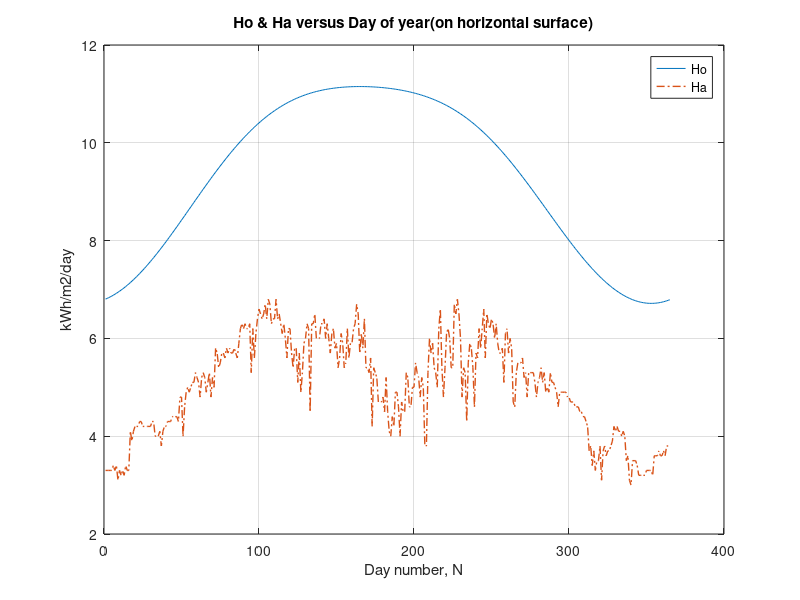
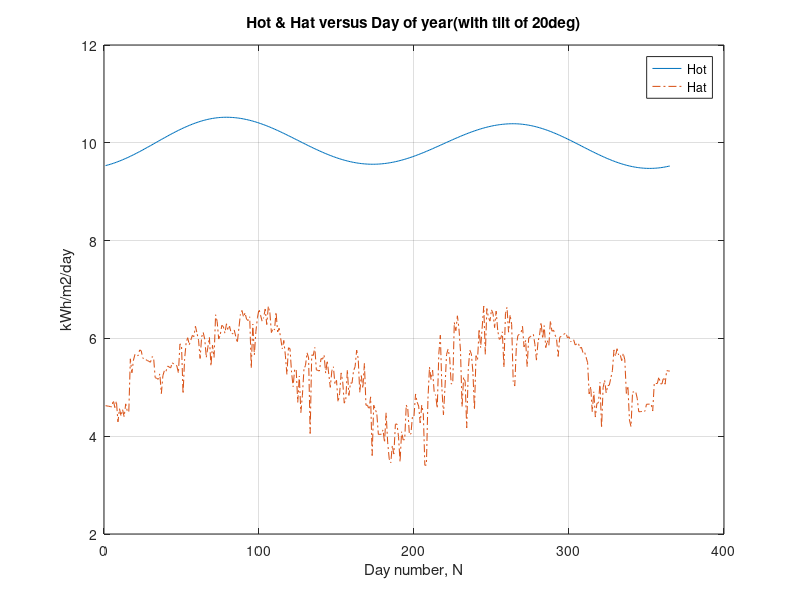
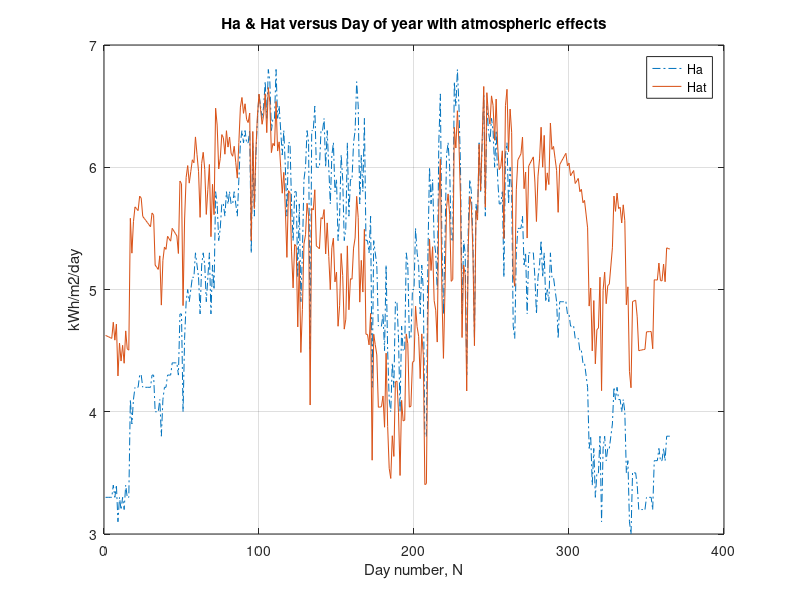
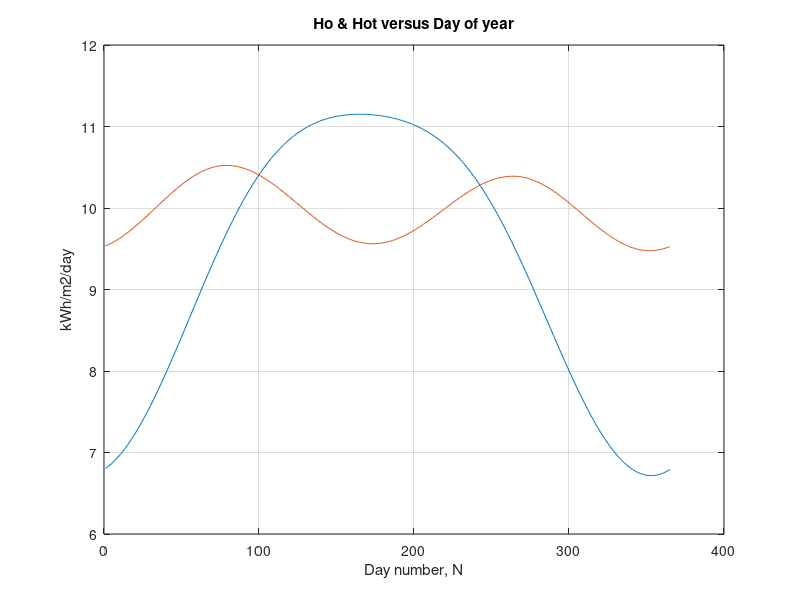

Recreate these plots in MATLAB, in order.
% % % % % % % % % % % % % % % % % % % % % % % % % 
% Description : Calculation of the incident energy on a Tilted surface
%               given the latitude and day number. (Including atmosphere)
% INPUTS
%       N= Day number,N=1 for jan 1st & N=365 for dec 31st
%       Q= Latitude of the place in degrees (convert to radians)
clc
clear
%%%%%%%%%%%%%%%%%%%%%%%%%%%%%%%%%%%%%%%%%%%%%%%%%%
% Results = B=20 deg max insolation and min ripple
%
%%%%%%%%%%%%%%%%%%%%%%%%%%%%%%%%%%%%%%%%%%%%%%%%%%
% INPUTS

% Locality
% Latitude Q = 22.5289442 deg North (IIT indore,APJ)
Q= 22.53;
Q=Q*pi/180; % in radians 
B=20*pi/180;

%constants
Lsc = 1.37 ; %kW/m2 - mean solar constant


Ha= [3.3 5.4 6.1 5.4 4.6;
3.3	5.5	6.2	6.1	4.9;
3.3	5.7	5.8	6.2	4.9;
3.3	5.7	5.9	6.0	4.9;
3.3	5.6	5.4	5.4	4.9;
3.4	5.8	5.6	5.4	4.9;
3.3	5.7	6.1	6.7	4.8;
3.4	5.8	5.9	6.5	4.8;
3.1	5.7	5.4	6.8	4.7;
3.3	5.7	5.5	6.5	4.7;
3.2	5.8	6.2	6.0	4.7;
3.3	5.7	5.6	4.8	4.6;
3.2	5.6	5.9	5.4	4.6;
3.4	5.9	5.9	5.3	4.6;
3.3	6.2	6.2	4.3	4.5;
3.3	6.3	6.3	5.5	4.5;
4.1	6.2	6.7	5.9	4.4;
3.9	6.3	6.5	5.8	4.4;
4.1	6.2	5.7	5.4	4.3;
4.2	6.2	6.1	4.6	4.2;
4.2	6.3	5.8	5.7	3.7;
4.2	5.3	6.4	5.6	3.8;
4.3	6.2	5.4	6.2	3.4;
4.3	5.6	5.4	5.8	3.7;
4.2	6.1	5.3	6.2	3.3;
4.2	6.4	5.6	6.6	3.5;
4.2	6.6	4.2	5.6	3.5;
4.2	6.5	5.4	6.5	3.8;
4.2	6.4	5.3	6.3	3.1;
4.2	6.5	5.2	6.2	3.7;
4.3	6.7	4.7	6.4	3.8;
4.3	6.4	4.7	6.3	3.6;
4.0 6.8	4.7	6.0	3.7;
4.0	6.7	4.8	6.3	3.7;
4.0	6.3	4.5	5.9	3.8;
4.1	6.4	5.2	5.7	3.9;
3.8	6.4	4.5	5.7	4.2;
4.1	6.8	4.1	5.8	4.1;
4.2	6.4	4.0	5.1	4.2;
4.2	6.5	4.4	6.1	4.1;
4.3	6.3	4.2	6.2	4.1;
4.3	6.1	4.9	5.7	4.0;
4.3	6.3	4.9	6.0	4.1;
4.4	6.0	4.6	5.8	4.0;
4.4	5.6	4.0	4.7	3.5;
4.4	6.2	4.7	4.6	3.6;
4.4	6.2	4.5	5.3	3.1;
4.3	5.7	4.5	5.5	3.0;
4.8	5.4	5.3	5.5	3.5;
4.8	5.8	5.2	5.5	3.5;
4.0	5.8	4.6	5.6	3.5;
4.6	5.1	4.6	5.2	3.4;
4.9	5.7	5.0	5.3	3.2;
5.0	4.9	5.0	4.8	3.2;
4.9	5.3	5.5	5.3	3.2;
5.0	5.9	5.3	5.3	3.2;
5.1	6.0	5.2	5.3	3.2;
5.1	6.3	4.8	5.3	3.3;
5.3	6.2	5.2	5.1	3.3;
5.2	4.5	5.0	4.8	3.3;
5.1	6.3	3.8	5.1	3.3;
4.8	6.3	3.8	5.2	3.2;
5.2	6.5	5.3	5.4	3.6;
5.3	6.0	6.0	5.1	3.6;
5.2	6.0	5.7	5.3	3.6;
4.9	6.0	5.9	4.9	3.7;
5.1	6.3	5.4	5.0	3.6;
5.3	6.3	5.3	4.9	3.6;
4.8	6.4	5.0	5.3	3.7;
5.2	6.0	6.2	5.1	3.6;
5.0	6.3	6.6	5.1	3.8;
5.8	6.0	5.4	5.0	3.8;
5.7	5.7	4.8	4.9	3.8];

% Calculation of insolation and energy on all days of the year

    
    for N=1:365
        
    %Calculation of declination
    a = 2*pi*(N-80)/365 ;
    d = 23.45*sin(a)*(pi/180) ; % radians

    % calculation of extra-terrestrial insolation scale factor and hour
    % angle
    k = 1 + 0.033*cos(2*pi*N/365);
    wsr = acos(-1*tan(d)*tan(Q));
    wsrb = acos(-1*tan(d)*tan(Q-B));
    
    wsrt = min(wsr,wsrb);
    
    % Calculation of daily energy available for horizontal surface
    % (kWh/m2/day)
    
    Ho(N) = (24*k*Lsc/pi)*(cos(d)*cos(Q)*sin(wsr) + wsr*sin(d)*sin(Q));
    Hot(N) = (24*k*Lsc/pi)*(cos(d)*cos(Q-B)*sin(wsrt) + wsrt*sin(d)*sin(Q-B));
    days(N) = N;
    
    Rd(N) = Hot(N)/Ho(N);
    
    Hat(N)= Ha(N)*Rd(N);
    
    
    end
    Ha1=reshape(Ha,1,365);
    s = sum(Ha1);
    s1 = sum(Ho);
    s2 = sum(Hat);
    s3 = sum (Hot);
figure(1)
plot(days,Ho,days,Ha1,'-.','linewidth',1);grid, xlabel('Day number, N'), ylabel('kWh/m2/day'); 
title('Ho & Ha versus Day of year(on horizontal surface)');
legend('Ho','Ha')
ylim([2,12])

figure(2)
plot(days,Hot,days,Hat,'-.','linewidth',0.75);grid, xlabel('Day number, N'), ylabel('kWh/m2/day'); 
title('Hot & Hat versus Day of year(with tilt of 20deg)');
legend ('Hot','Hat')

figure(3)
plot(days,Ha1,'-.',days,Hat,'-','linewidth',0.75);grid, xlabel('Day number, N'), ylabel('kWh/m2/day');
title('Ha & Hat versus Day of year with atmospheric effects');
legend ('Ha','Hat')

figure(4)
plot(days,Ho,days,Hot);grid, xlabel('Day number, N'), ylabel('kWh/m2/day'), title('Ho & Hot versus Day of year');

figure(5)
plot(days,Rd);grid, xlabel('Day number, N'), ylabel('Rd'), title('Tilt factor versus Day of year');

